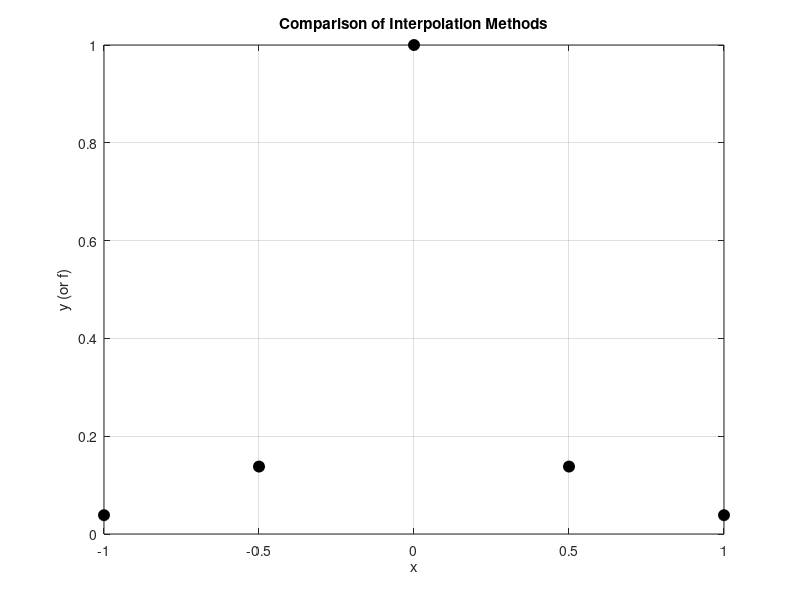

Write MATLAB code to recreate this figure. (Note: this script raises an error after producing the figure.)
%% Midterm Exam Problem 7  - Nouh Shaikh
clear; clc; close all;

x = [-1, -0.5, 0, 0.5, 1];
f = [0.0385, 0.1379, 1, 0.1379, 0.0385];
xi = linspace(-1, 1, 500);

figure;
plot(x, f, 'ko', 'MarkerFaceColor', 'k', 'MarkerSize', 8); 
hold on;
xlabel('x');
ylabel('y (or f)');
title('Comparison of Interpolation Methods');
grid on;

% 2.2) Newton Interpolating Polynomial (4th order)
[f_newton, ~] = Newton_poly_Intep(x, f, xi);
plot(xi, f_newton, 'b--', 'LineWidth', 1);

% 2.3) Cubic Spline Interpolation
f_spline = interp1(x, f, xi, 'spline');
plot(xi, f_spline, 'r-.', 'LineWidth', 1);

% 2.4) PCHIP 
f_pchip = interp1(x, f, xi, 'pchip');
plot(xi, f_pchip, 'k-', 'LineWidth', 2);

% 2.5) LEGEND!!!!!!!!
legend('Data Points', '4th Order Newton Poly', 'Cubic Spline', 'PCHIP', 'Location', 'best');
hold off;
